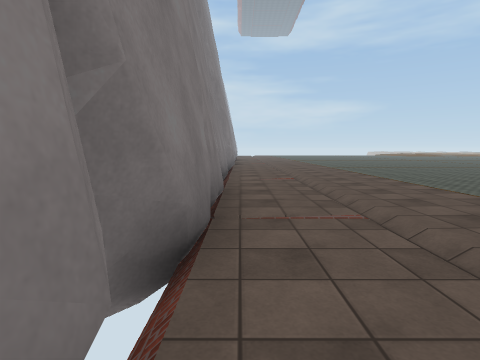
View 1 (above)

22 first-person views from a walk through a 3-D level made in the Unity game engine. The camera is 1.4 m above the floor, tilts 6° down and sees 80° across. The floor is counted in squares, 2 m on a side. Each view is taken from the middle of a square. On the plan, view 1 faces up. The plan holds only what a view shows up to about 10 squares ahead; the rest is blank. The place goes on beyond the plan. The player character is not drawn. Some surface patterns are stand-ins.

View 2
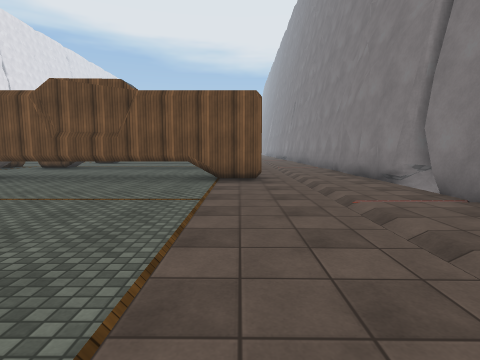

View 3
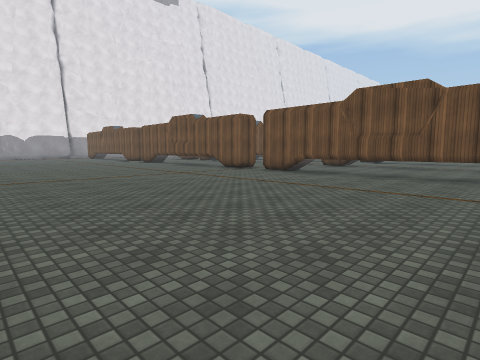

View 4
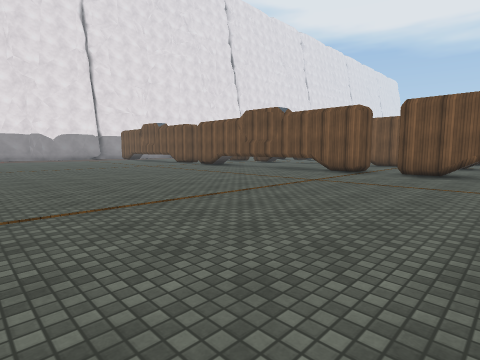

View 5
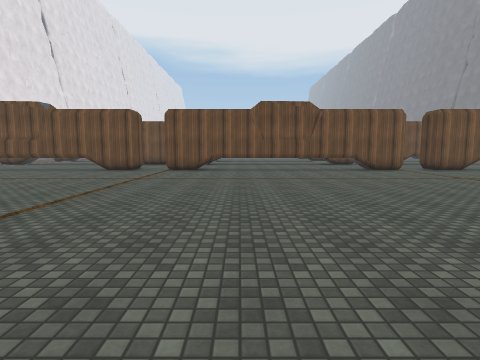

View 6
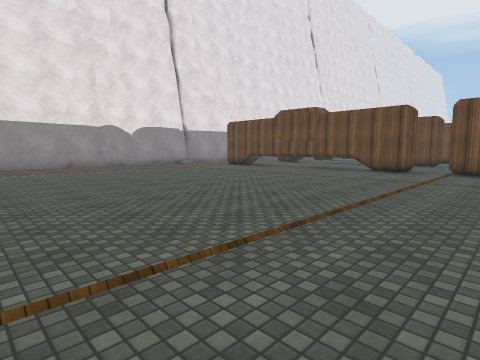

View 7
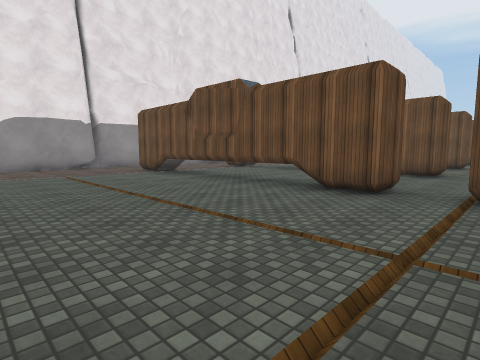

View 8
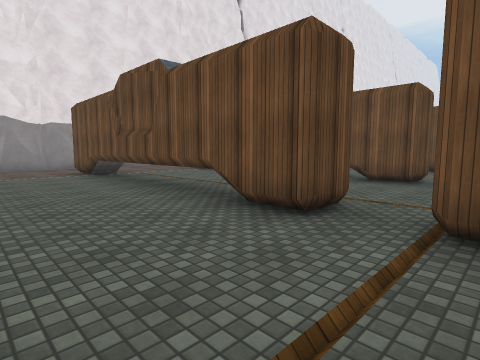

View 9
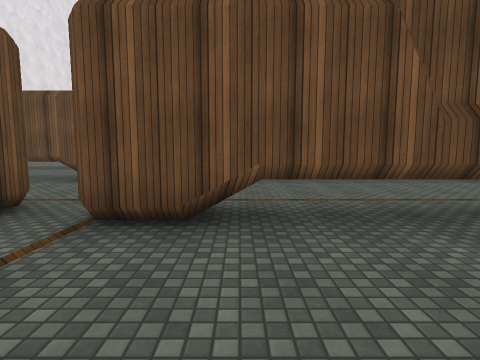

View 10
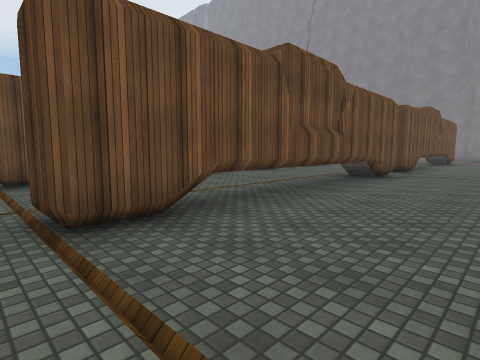

View 11
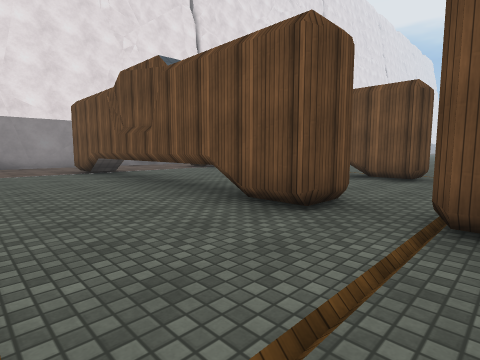

View 12
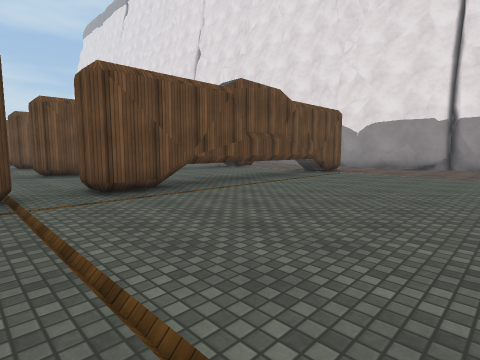

View 13
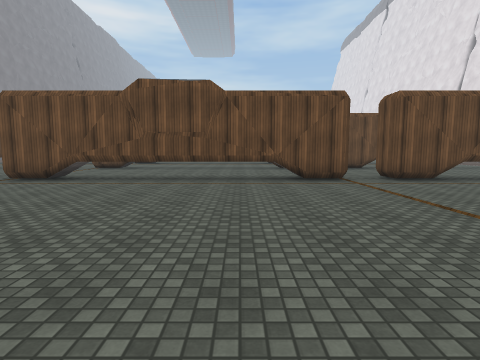

View 14
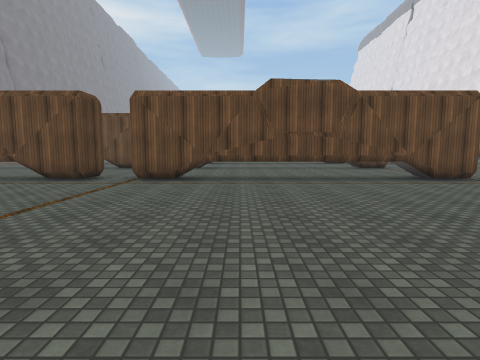

View 15
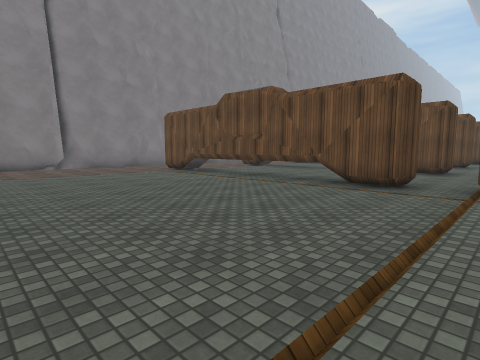

View 16
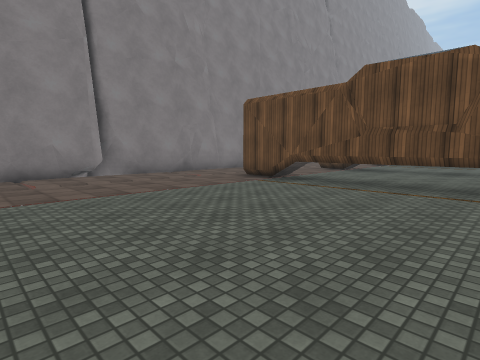

View 17
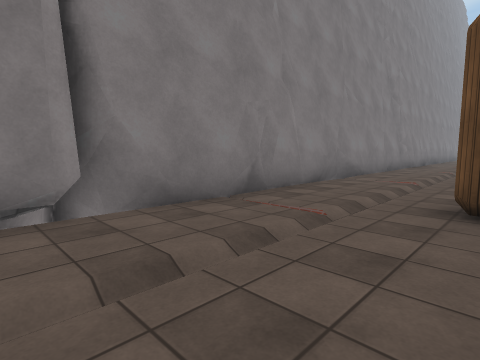

View 18
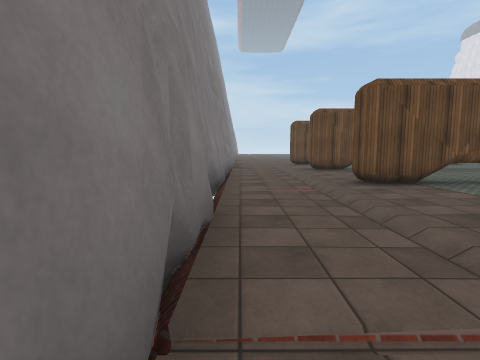

View 19
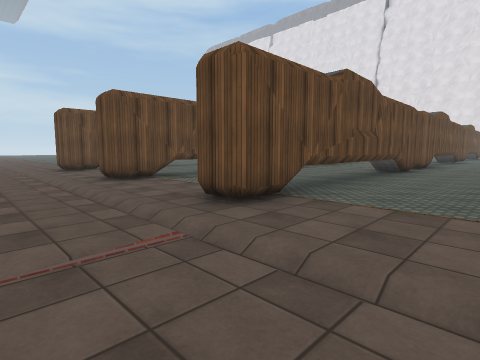

View 20
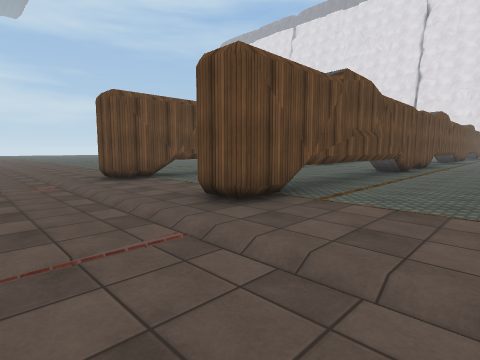

View 21
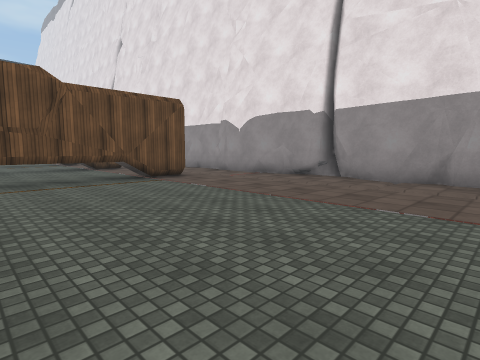

View 22
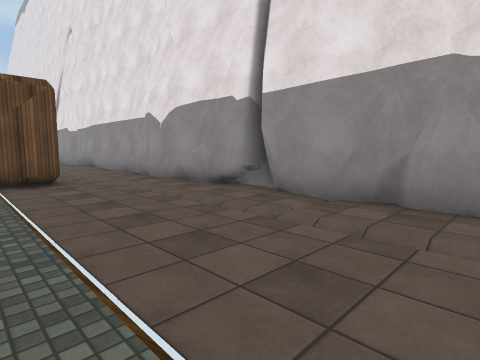

### Floor plan
Key: @ floor where view 1 was taken; # wall or solid block; . floor; / step, stairs or slope; T thing the floor can be seen under or through.
Columns run from 2 left of view 1 to 32 right of it. Each row starts with its distance up from view 1.
 10  #.........        .......
  9  #..............  ...............
  8  #...............................
  7   ..............................
  6   .............................
  5  #............................
  4  #...............................#
  3  #...............................#
  2  #...............................
  1  #..............................
  0  #@..TTTTTTTT.########.TTTTTTT#
 -1  #.............  .............
 -2  #/..............................#
 -3  #/..............................#
 -4  #...########.########.########..
 -5  #..............................
 -6  #...............................#
 -7  #...............................#
 -8  #...TTTTTTT#.#      #.########..#
 -9  #...............................#
-10  #...............................#
-11  #...............................#
-12  #...#TTTTTTT.TTTTTTTT.TTTTTTTT..#
-13  #...............................#
-14  #...............................#
-15 ##...............................##
-16  #...............................#
-17  #...............................#
-18      ................     .......#
-19                 .  .      .......#

Positions as (right, up) in squares from view 1, and headings:
1: (0, 0), facing up
2: (3, 7), facing down
3: (4, 8), facing down-right
4: (8, 9), facing down-right
5: (17, 10), facing down
6: (18, 10), facing down-right
7: (19, 5), facing down-right
8: (19, -1), facing down-right
9: (18, -1), facing down
10: (20, -1), facing down-left
11: (19, -5), facing down-right
12: (19, -17), facing up-right
13: (17, -19), facing up
14: (14, -19), facing up
15: (12, -18), facing up-left
16: (8, -18), facing up-left
17: (3, -16), facing up-left
18: (0, -14), facing up
19: (0, -11), facing up-right
20: (0, -7), facing up-right
21: (24, -19), facing up-right
22: (27, -19), facing up-right
